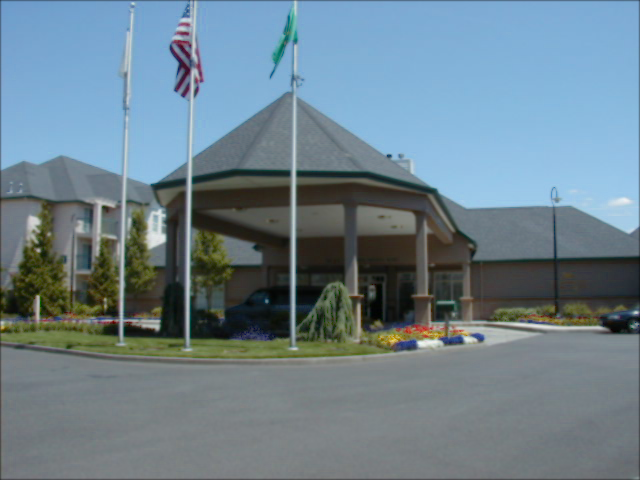
%> input picture Lab 4/4_2.bmp, 640 x 480 px
$ octave problem2.m   (GNU Octave 9; MATLAB toolbox functions it lacks are replaced by stand-ins)
%> lines starting %> are read from the running program, lines starting %| are printed output that depends on the picture
### Lab 4/Highboostfilters.m
function [z,D] = Highboostfilters(f,cut_off,boost)

[M,N] = size(f);
F = fft2(f);
u = 0:M-1;
v = 0:N-1;
index_x = find(u > M/2);
u(index_x) = u(index_x)-M;
index_y = find(v > N/2);
v(index_y) = v(index_y)-N;
[V,U]=meshgrid(v,u);
%Computing distance from point (u,v) to center of frequency rectangle
D=sqrt(U.^2+V.^2);

H = double(D <= cut_off);
H1 = 1-H;
%  Using high boost filter transfer function
H2 = (boost-1)+H1;
G = H2.*F;
z = ifft2(double(G));
z((z>255))=255;

end

### Lab 4/problem2.m
% He Feng
% EE 440 HW 4  problem 2
close all;
clear all;

% Load the original image and then display it in one subplot.
% Convert the image to HSV from RGB such that we can process it's V image
% into the high boost filter.
I = imread('4_2.bmp');
%> I is the input picture: size 480x640x3 uint8; mean R, G, B 109.3, 129.2, 140
H = rgb2hsv(I);
%> H: size 480x640x3 double; mean H, S, V 0.485, 0.255, 0.568
subplot(1,2,1);
imshow(I);
title('Original image');

V = H(:,:,3);
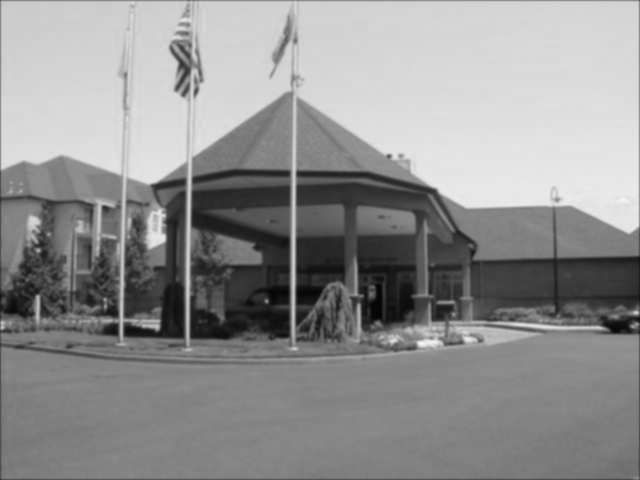
%> V: size 480x640 double; min 0.0157, max 0.961, mean 0.568
[new_V,D] = Highboostfilters(V,100,400);
%> in Highboostfilters, `z((z>255))=255;`:
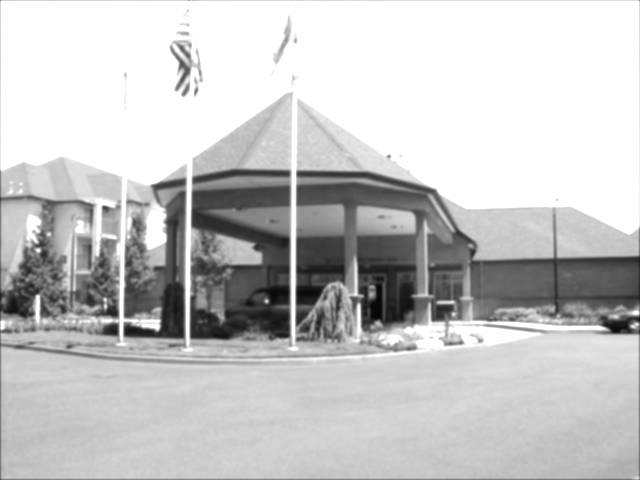
%> z: size 480x640 double; min 6.27, max 255, mean 197.7
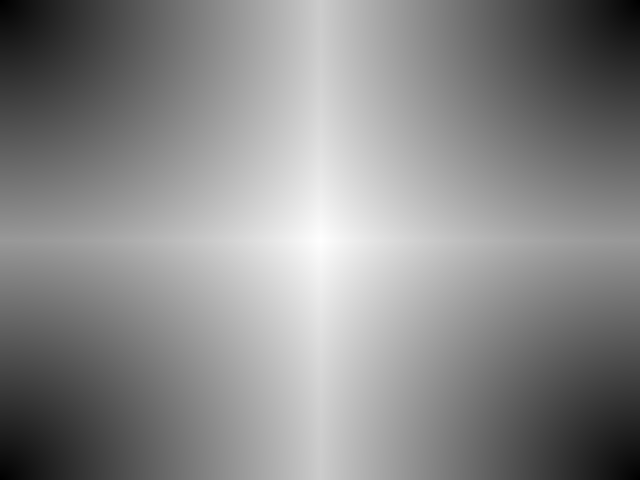
%> D: size 480x640 double; min 0, max 400, mean 215.6; drawn with min black and max white
H(:,:,3) = new_V/255;
%> H: size 480x640x3 double; mean H, S, V 0.485, 0.255, 0.775
I1 = hsv2rgb(H);
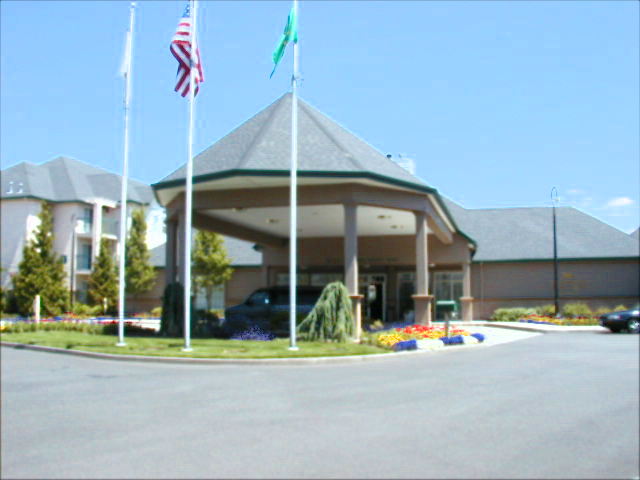
%> I1: size 480x640x3 double; mean R, G, B 0.6, 0.698, 0.746
subplot(1,2,2);
imshow(I1);
title('High boost image');
